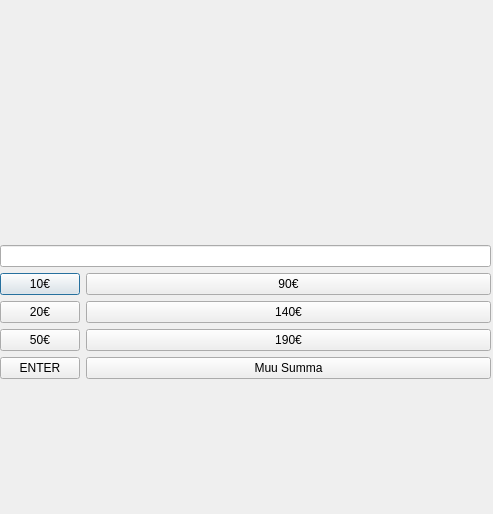
<?xml version="1.0" encoding="UTF-8"?>
<ui version="4.0">
 <class>NostoTalletus</class>
 <widget class="QDialog" name="NostoTalletus">
  <property name="geometry">
   <rect>
    <x>0</x>
    <y>0</y>
    <width>493</width>
    <height>514</height>
   </rect>
  </property>
  <property name="windowTitle">
   <string>Dialog</string>
  </property>
  <widget class="QWidget" name="gridLayoutWidget">
   <property name="geometry">
    <rect>
     <x>0</x>
     <y>0</y>
     <width>491</width>
     <height>511</height>
    </rect>
   </property>
   <layout class="QGridLayout" name="gridLayout">
    <item row="4" column="0">
     <layout class="QFormLayout" name="formLayout">
      <item row="0" column="0">
       <widget class="QPushButton" name="button10Euros">
        <property name="text">
         <string>10€</string>
        </property>
       </widget>
      </item>
      <item row="0" column="1">
       <widget class="QPushButton" name="button90Euros">
        <property name="text">
         <string>90€</string>
        </property>
       </widget>
      </item>
      <item row="1" column="0">
       <widget class="QPushButton" name="button20Euros">
        <property name="text">
         <string>20€</string>
        </property>
       </widget>
      </item>
      <item row="1" column="1">
       <widget class="QPushButton" name="button140Euros">
        <property name="text">
         <string>140€</string>
        </property>
       </widget>
      </item>
      <item row="2" column="0">
       <widget class="QPushButton" name="button50Euros">
        <property name="text">
         <string>50€</string>
        </property>
       </widget>
      </item>
      <item row="2" column="1">
       <widget class="QPushButton" name="button190Euros">
        <property name="text">
         <string>190€</string>
        </property>
       </widget>
      </item>
      <item row="3" column="0">
       <widget class="QPushButton" name="buttonEnter">
        <property name="text">
         <string>ENTER</string>
        </property>
       </widget>
      </item>
      <item row="3" column="1">
       <widget class="QPushButton" name="buttonMuu">
        <property name="text">
         <string>Muu Summa</string>
        </property>
       </widget>
      </item>
     </layout>
    </item>
    <item row="3" column="0">
     <widget class="QLineEdit" name="textNostoTalletus"/>
    </item>
    <item row="1" column="0">
     <widget class="QLabel" name="labelMaara">
      <property name="layoutDirection">
       <enum>Qt::LeftToRight</enum>
      </property>
      <property name="text">
       <string/>
      </property>
      <property name="alignment">
       <set>Qt::AlignCenter</set>
      </property>
     </widget>
    </item>
   </layout>
  </widget>
 </widget>
 <resources/>
 <connections/>
</ui>
